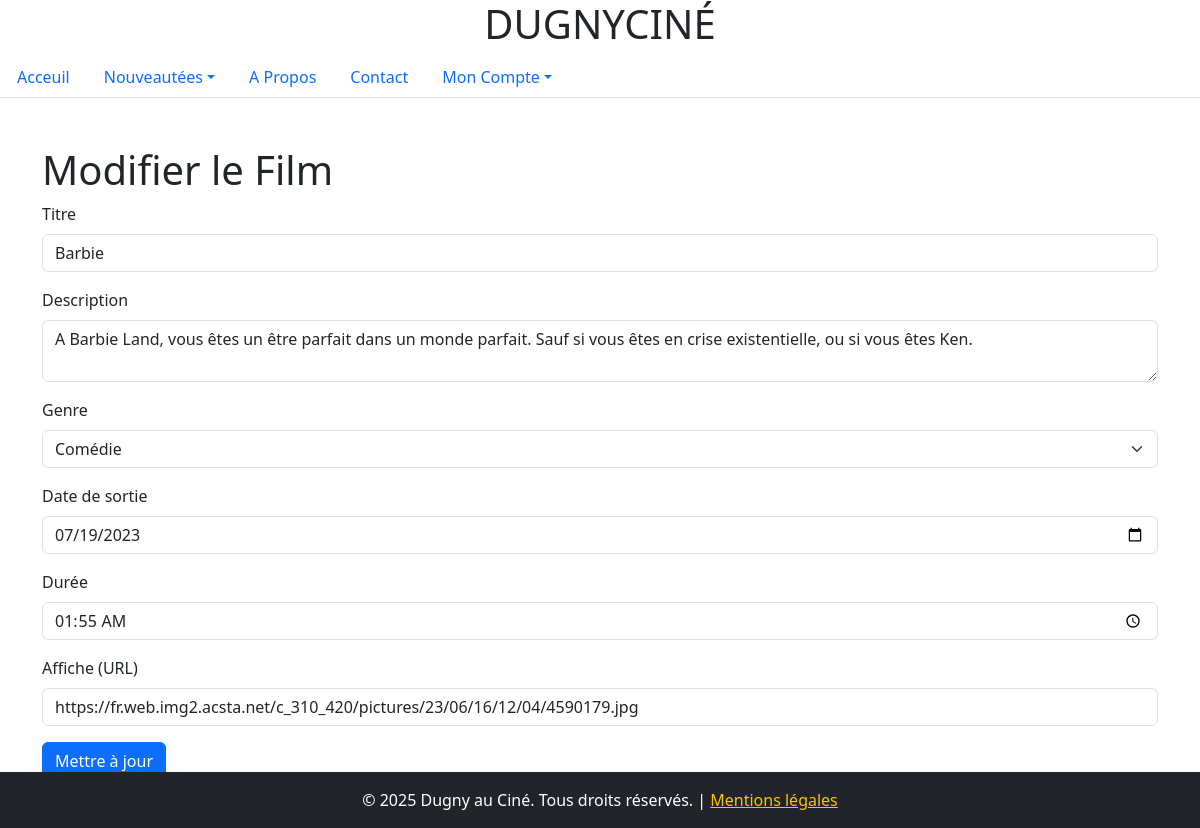
The app's page /vue/film_update.php?id=3 with its own data.
### tables this page shows
CREATE TABLE IF NOT EXISTS `films` (
                                       `id_film` int NOT NULL AUTO_INCREMENT,
                                       `titre` varchar(255) NOT NULL,
                                       `description` varchar(2048) DEFAULT NULL,
                                       `genre` enum('Comédie','Drame','Thriller','Action','Horreur','Science-fiction','Fantastique') NOT NULL,
                                       `sortie` date NOT NULL,
                                       `duree` time NOT NULL,
                                       `affiche` varchar(2048) DEFAULT NULL,
                                       PRIMARY KEY (`id_film`)
);

### src/repository/FilmsRepository.php (called while the page is built, shortened)
<?php
class FilmsRepository {
    private $bdd;
    function __construct() {
        $this->bdd = new Config();
    }
    public function getFilmById($id) {
        $films=  $this->bdd->connexion()->prepare("SELECT * FROM films WHERE id_film = :id");
        $films->execute(["id"=>$id]);
        $filmObj= new Films($films->fetch(PDO::FETCH_ASSOC));
        return $filmObj;
    }
}

### src/bdd/Config.php (called while the page is built)
<?php
class Config
{
    private $nomBDD = 'projets_cinema';
    private $serveur = 'localhost';
    private $user= 'root';
    private $password = '';
    private $bdd;
    public function __construct()
    {
        $this->bdd = new PDO("mysql:dbname=".$this->nomBDD.";host=".$this->serveur, $this->user, $this->password);
    }
    public function connexion(){
        return $this->bdd;
    }
}

### src/modele/Films.php (called while the page is built, shortened)
<?php
class Films{
    private $titre;
    private $description;
    private $genre;
    private $duree;
    private $affiche;
    private $sortie;
    public function hydrate($donnees)
    {
        foreach ($donnees as $key => $value) {
            $method = 'set' . ucfirst($key);
        }
    }
    public function getTitre(){
        return $this->titre;
    }
    public function setTitre($titre){
        $this->titre = $titre;
    }
    public function getDescription(){
        return $this->description;
    }
    public function setDescription($description){
        $this->description = $description;
    }
    public function getAffiche(){
        return $this->affiche;
    }
    public function setAffiche($affiche){
        $this->affiche = $affiche;
    }
    public function getDuree(){
        return $this->duree;
    }
    public function setDuree($duree){
        $this->duree = $duree;
    }
    public function getGenre(){
        return $this->genre;
    }
    public function setGenre($genre){
        $this->genre = $genre;
    }
    public function getSortie()
    {
        return $this->sortie;
    }
    public function setSortie($sortie)
    {
        $this->sortie = $sortie;
    }
}

### vue/film_update.php (the view, shortened to what this page needs)
<?php
include('header.php');
require_once "../src/modele/Films.php";
require_once "../src/repository/FilmsRepository.php";
$filmRepository = new FilmsRepository();
$films = $filmRepository->getFilmById($_GET["id"]);
?>
<div class="container py-5">
    <h1>Modifier le Film</h1>
    <form method="POST">
        <div class="mb-3">
            <label for="titre" class="form-label">Titre</label>
            <input type="text" class="form-control" id="titre" name="titre" value="<?= htmlspecialchars($films->getTitre()) ?>" required>
        </div>
        <div class="mb-3">
            <label for="description" class="form-label">Description</label>
            <textarea class="form-control" id="description" name="description"><?= htmlspecialchars($films->getDescription()) ?></textarea>
        </div>
        <div class="mb-3">
            <label for="genre" class="form-label">Genre</label>
            <select class="form-select" id="genre" name="genre" required>
                <option value="Comédie" <?= htmlspecialchars($films->getGenre()) ?>>Comédie</option>
            </select>
        </div>
        <div class="mb-3">
            <label for="sortie" class="form-label">Date de sortie</label>
            <input type="date" class="form-control" id="sortie" name="sortie" value="<?= htmlspecialchars($films->getSortie()) ?>" required>
        </div>
        <div class="mb-3">
            <label for="duree" class="form-label">Durée</label>
            <input type="time" class="form-control" id="duree" name="duree" value="<?= htmlspecialchars($films->getDuree()) ?>" required>
        </div>
        <div class="mb-3">
            <label for="affiche" class="form-label">Affiche (URL)</label>
            <input type="url" class="form-control" id="affiche" name="affiche" value="<?= htmlspecialchars($films->getAffiche()) ?>">
        </div>
        <button type="submit" class="btn btn-primary">Mettre à jour</button>
    </form>
</div>
<?php include('footer.php') ?>

### records on screen
films: titre "Barbie", description "A Barbie Land, vous êtes un être parfait dans un monde parfait. Sauf si vous êtes en crise existentielle, ou si vous êtes Ken.", sortie "07/19/2023", duree "01:55:00", affiche "https://fr.web.img2.acsta.net/c_310_420/pictures/23/06/16/12/04/4590179.jpg"
